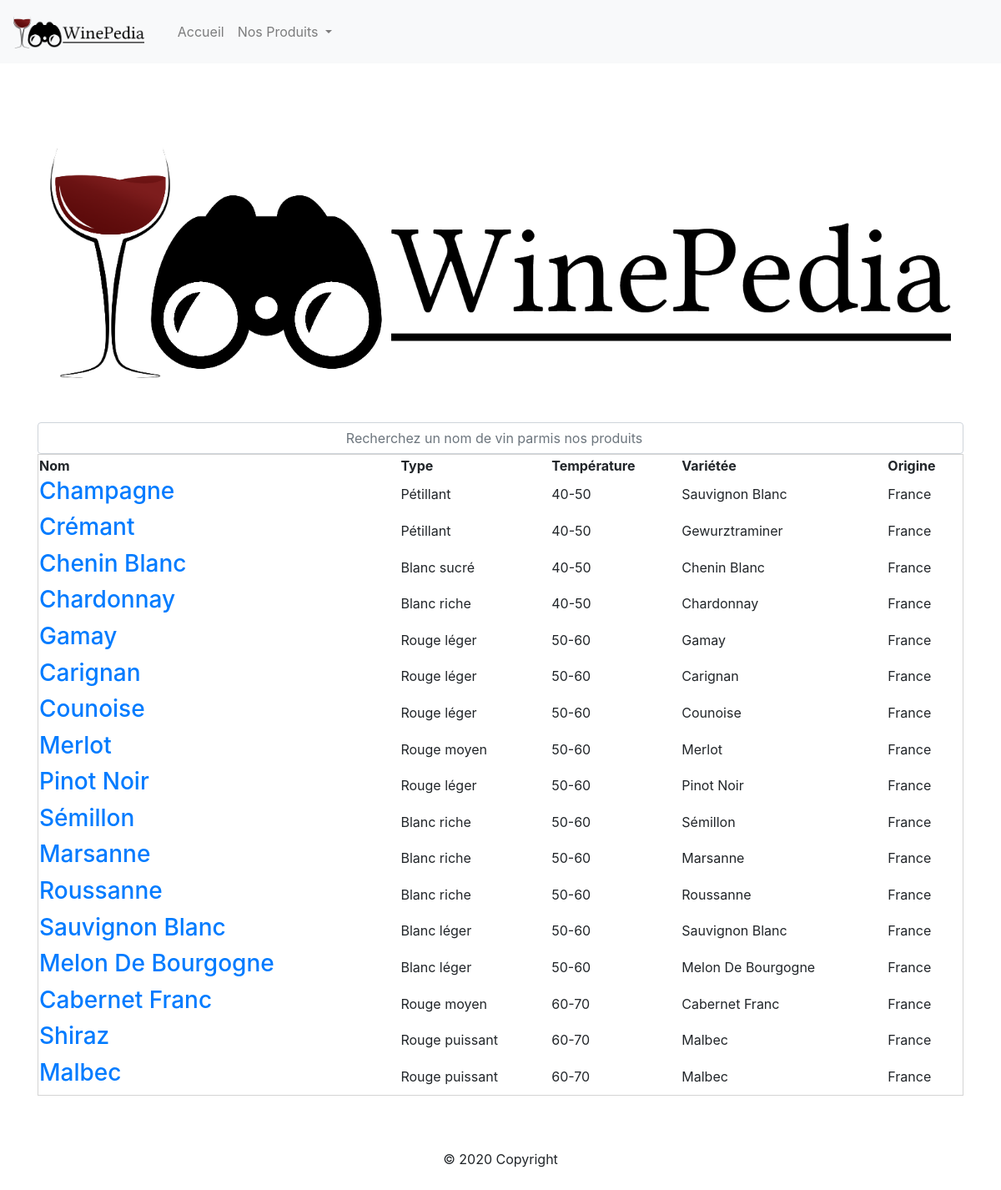
Screenshot of /index.php?country=france with the database file from the repository.
### tables this page shows
CREATE TABLE IF NOT EXISTS `wine` (
  `id` int(11) NOT NULL AUTO_INCREMENT,
  `name` varchar(255) NOT NULL,
  `wine_type` varchar(100) NOT NULL,
  `temp` varchar(255) NOT NULL,
  `grape_name` varchar(255) NOT NULL,
  `country_name` varchar(255) NOT NULL,
  PRIMARY KEY (`id`)
);

### element.php (the view)
<?php
$conn = new PDO("mysql:host=localhost;dbname=autocompletion;charset=UTF8", "root", "");
if (isset($_GET['id'])) {
    $id = $_GET['id'];
    $sql = "SELECT * FROM wine WHERE id = $id ";
    $result = $conn->query($sql)->fetch(PDO::FETCH_ASSOC);
?>
    <h1><?php echo $result["name"]; ?></h1>
    <table class="col-12" style="width: 100% !important;">
        <thead>
            <tr>
                <th>Type</th>
                <th>Température</th>
                <th>Variétée</th>
                <th>Origine</th>
            </tr>
        </thead>
        <tbody>
            <tr>
                <td><?php echo $result['wine_type']; ?></td>
                <td><?php echo $result['temp']; ?></td>
                <td><?php echo $result['grape_name']; ?></td>
                <td><?php echo $result['country_name']; ?></td>
            </tr>
        </tbody>
    </table>
<?php
} else if (isset($_GET['country'])) {
    $country = $_GET['country'];
    $sql = "SELECT * FROM wine WHERE country_name = '$country' ";
    $result = $conn->query($sql)->fetchAll(PDO::FETCH_ASSOC);
?>
    <table class="col-12">
        <thead>
            <tr>
                <th>Nom</th>
                <th>Type</th>
                <th>Température</th>
                <th>Variétée</th>
                <th>Origine</th>
            </tr>
        </thead>
        <tbody>
            <?php
            foreach ($result as $result) {
            ?>
                <tr>
                    <td>
                        <h3><a href="index.php?id=<?php echo $result['id']; ?>"><?php echo $result["name"]; ?></a></h3>
                    </td>
                    <td><?php echo $result['wine_type']; ?></td>
                    <td><?php echo $result['temp']; ?></td>
                    <td><?php echo $result['grape_name']; ?></td>
                    <td><?php echo $result['country_name']; ?></td>
                </tr>
            <?php
            }
            ?>
        </tbody>
    </table>
<?php } else if (isset($_GET['country_all'])) {
    $sql = "SELECT * FROM wine ORDER BY country_name";
    $result = $conn->query($sql)->fetchAll(PDO::FETCH_ASSOC);
?>
    <table class="col-12">
        <thead>
            <tr>
                <th>Nom</th>
                <th>Type</th>
                <th>Température</th>
                <th>Variétée</th>
                <th>Origine</th>
            </tr>
        </thead>
        <tbody>
            <?php
            foreach ($result as $result) {
            ?>
                <tr>
                    <td>
                        <h3><a href="index.php?id=<?php echo $result['id']; ?>"><?php echo $result["name"]; ?></a></h3>
                    </td>
                    <td><?php echo $result['wine_type']; ?></td>
                    <td><?php echo $result['temp']; ?></td>
                    <td><?php echo $result['grape_name']; ?></td>
                    <td><?php echo $result['country_name']; ?></td>
                </tr>
            <?php
            }
            ?>
        </tbody>
    </table>
<?php }

### index.php (shortened to what this page needs)
<!doctype html>
<html lang="fr">
<head>
    <link rel="stylesheet" href="style.css">
    <link rel="stylesheet" href="https://stackpath.bootstrapcdn.com/bootstrap/4.5.0/css/bootstrap.min.css">
</head>
<body>
    <nav class="navbar navbar-expand-lg navbar-light bg-light mb-5">
        <a class="navbar-brand" href="index.php"><img class="navbar-brand" height="50" src="logo.png" alt="WinePedia"></a>
        <div class="collapse navbar-collapse" id="navbarSupportedContent">
            <ul class="navbar-nav mr-auto">
                <li class="nav-item">
                    <a class="nav-link" href="index.php">Accueil</a>
                </li>
                <li class="nav-item dropdown">
                    <a class="nav-link dropdown-toggle" href="#" id="navbarDropdown" role="button" data-toggle="dropdown" aria-haspopup="true" aria-expanded="false">
                        Nos Produits
                    </a>
                </li>
            </ul>
        </div>
    </nav>
    <main id="main" class="container my-5">
        <img class="navbar-brand col-12 my-5" src="logo.png" alt="WinePedia">
        <form class="my-2 my-lg-0">
            <div class="d-flex flex-column">
                <input class="form-control mr-sm-2 text-center" type="search" placeholder="Recherchez un nom de vin parmis nos produits" aria-label="Search" name="search" id="search" autocomplete="off">
                <div id="data">
                    <?php include('element.php'); ?>
                </div>
            </div>
        </form>
    </main>
    <footer class="">
        <div class="text-center py-3 my-5">© 2020 Copyright</div>
    </footer>
</body>
</html>

### style.css (style rules this page uses)
table { border-top: none; border: 1px solid rgb(212, 212, 212); width: 100% !important; }
a { text-decoration: none; color: black; }
#main { min-height: 70vh; }

### rows the page displays
wine: name "Champagne", wine_type "Pétillant", temp "40-50", grape_name "Sauvignon Blanc", country_name "France"
wine: name "Crémant", wine_type "Pétillant", temp "40-50", grape_name "Gewurztraminer", country_name "France"
wine: name "Chenin Blanc", wine_type "Blanc sucré", temp "40-50", grape_name "Chenin Blanc", country_name "France"
wine: name "Chardonnay", wine_type "Blanc riche", temp "40-50", grape_name "Chardonnay", country_name "France"
wine: name "Gamay", wine_type "Rouge léger", temp "50-60", grape_name "Gamay", country_name "France"
wine: name "Carignan", wine_type "Rouge léger", temp "50-60", grape_name "Carignan", country_name "France"
wine: name "Counoise", wine_type "Rouge léger", temp "50-60", grape_name "Counoise", country_name "France"
wine: name "Merlot", wine_type "Rouge moyen", temp "50-60", grape_name "Merlot", country_name "France"
wine: name "Pinot Noir", wine_type "Rouge léger", temp "50-60", grape_name "Pinot Noir", country_name "France"
wine: name "Sémillon", wine_type "Blanc riche", temp "50-60", grape_name "Sémillon", country_name "France"
wine: name "Marsanne", wine_type "Blanc riche", temp "50-60", grape_name "Marsanne", country_name "France"
wine: name "Roussanne", wine_type "Blanc riche", temp "50-60", grape_name "Roussanne", country_name "France"
wine: name "Sauvignon Blanc", wine_type "Blanc léger", temp "50-60", grape_name "Sauvignon Blanc", country_name "France"
wine: name "Melon De Bourgogne", wine_type "Blanc léger", temp "50-60", grape_name "Melon De Bourgogne", country_name "France"
wine: name "Cabernet Franc", wine_type "Rouge moyen", temp "60-70", grape_name "Cabernet Franc", country_name "France"
wine: name "Shiraz", wine_type "Rouge puissant", temp "60-70", grape_name "Malbec", country_name "France"
wine: name "Malbec", wine_type "Rouge puissant", temp "60-70", grape_name "Malbec", country_name "France"
